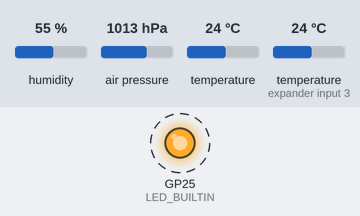
This sketch was run on a simulated Raspberry Pi Pico. On the bench: output pins drawn as LEDs (lit = HIGH). Dashed ring = blinking. The inputs (shaded band) are chosen by the test bench; at power-on: humidity 55 %, air pressure 1013 hPa, temperature 24 °C, temperature (sensor on expander input 3) 24 °C. No radio packets arrive unless stated; what the sketch prints to the serial monitor is not drawn.

Above: at 0.23 s.
Timing chart, 0 to 3.0 s (numbered marks = the images above):
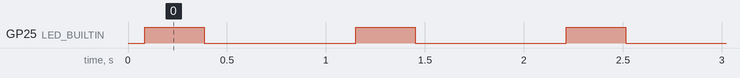

Measured:
- by itself, GP25 (LED_BUILTIN): alternates HIGH for 0.30 s and LOW for 0.76 s

The sketch:

sender_rpi_pico_w.ino
```cpp
#include <Wire.h>
#include <Adafruit_Sensor.h>
#include <Adafruit_BME280.h>
#include <SPI.h>
#include <LoRa.h>
#include <Arduino_JSON.h>

// MAIN CODE FOR SATELLITE

#define SEALEVELPRESSURE_HPA (1013.25)
#define BME280_RUNNING false

// Pin definitions for LoRa module
#define SS_PIN 17   // Chip Select (GPIO 17)
#define RST_PIN 27  // Reset (GPIO 27)
#define DIO0_PIN 28 // IRQ (GPIO 28)

Adafruit_BME280 bme; // I2C (default pins for Raspberry Pi Pico: GPIO 4 (SDA), GPIO 5(SCL)


// Function declarations
JSONVar getSensorData();
void toggleLED();
void sendPacket();
void loraSetup();
void bmeSetup();

// Global variables
const unsigned int ledTimeout = 300;
const unsigned int delayTime = 1000 - ledTimeout;
unsigned int counter = 0;
bool led_state = false;
float internalTemp;


void setup() {
  pinMode(LED_BUILTIN, OUTPUT);

  Serial.begin(115200);
  Serial.println("Raspberry Pi Pico powered Satellite SteinSat\n");

  if(BME280_RUNNING) {
    Wire.setSDA(12);
    Wire.setSCL(13);
    Wire.begin();
    bmeSetup();
  }

  loraSetup();
}

void loop() {
  sendPacket();
  delay(delayTime);
}


void sendPacket() {
  Serial.print("Sending packet: ");
  Serial.println(counter);

  // Start LoRa packet
  LoRa.beginPacket();

  // Get sensor data & add packet count to payload
  JSONVar jsonData = getSensorData();
  jsonData["counter"] = counter;

  // Convert JSON object to string
  String payload = JSON.stringify(jsonData);

  LoRa.print(payload);

  LoRa.endPacket();

  // Signal sent packet
  toggleLED();
  delay(300);
  toggleLED();

  counter++;
}

JSONVar getSensorData() {
  // Read sensor data
  float onboardTemperature = analogReadTemp();
  float temperature = bme.readTemperature();
  float pressure = bme.readPressure() / 100.0F;
  float altitude = bme.readAltitude(SEALEVELPRESSURE_HPA);
  float humidity = bme.readHumidity();

  // Create JSON object
  JSONVar jsonData;

  jsonData["onboard_temperature"] = onboardTemperature;

  if(BME280_RUNNING) {
    jsonData["temperature"] = temperature;
    jsonData["pressure"] = pressure;
    jsonData["altitude"] = altitude;
    jsonData["humidity"] = humidity;
  }

  return jsonData;
}

void toggleLED() {
  led_state = !led_state;
  digitalWrite(LED_BUILTIN, led_state);
}

void bmeSetup() {
  Serial.println("Running BME280 initialization!");
  bool status;

  // default settings
  // (you can also pass in a Wire library object like &Wire2)
  status = bme.begin(0x76);
  if (!status) {
    Serial.println("Could not find a valid BME280 sensor, check wiring!");
    while (true);
  }
}

void loraSetup() {
  Serial.println("Running LoRa initialization!");
  // Initialize LoRa module
  LoRa.setPins(SS_PIN, RST_PIN, DIO0_PIN);

  // Set frequency (433 MHz for Asia/Europe or 915 MHz for North America)
  if (!LoRa.begin(433E6)) {
    Serial.println("LoRa initialization failed. Check your connections.");
    while (true);
  }

  // Set sync word to ensure communication is only between these devices
  LoRa.setSyncWord(0xF3);
  Serial.println("LoRa initialization successful!");
}
```
